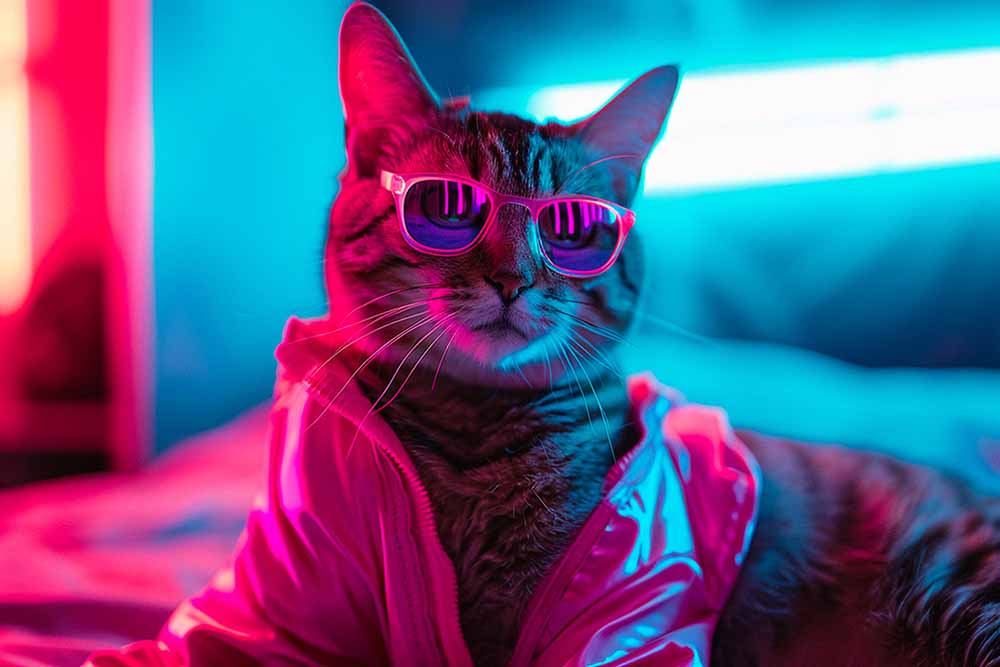
#> input picture image.jpg, 1000 x 667 px
$ python 9.2.py
#> lines starting #> are read from the running program, lines starting #| are printed output that depends on the picture
# 9.2.py
from PIL import Image

image_path = "image.jpg"
img = Image.open(image_path)
#> img is the input picture: PIL image 1000x667 RGB; mean R, G, B 96.4, 93.1, 138.5

new_size = (img.width // 3, img.height // 3)
#> new_size = (333, 222)
small_img = img.resize(new_size)
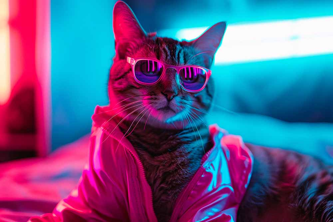
#> small_img: PIL image 333x222 RGB; mean R, G, B 96.4, 93.1, 138.5
small_img.save("small.jpg")
print("Сохранено уменьшенное изображение: small.jpg")

horizontal_flip = img.transpose(Image.FLIP_LEFT_RIGHT)
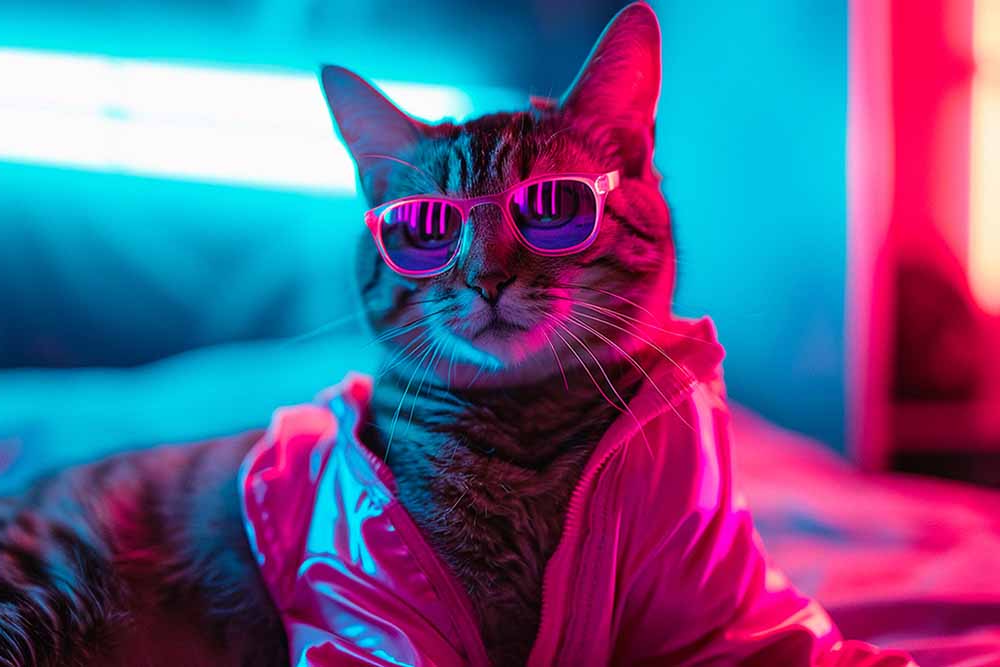
#> horizontal_flip: PIL image 1000x667 RGB; mean R, G, B 96.4, 93.1, 138.5
horizontal_flip.save("horizontal_flip.jpg")
print("Сохранено горизонтальное зеркало: horizontal_flip.jpg")

vertical_flip = img.transpose(Image.FLIP_TOP_BOTTOM)
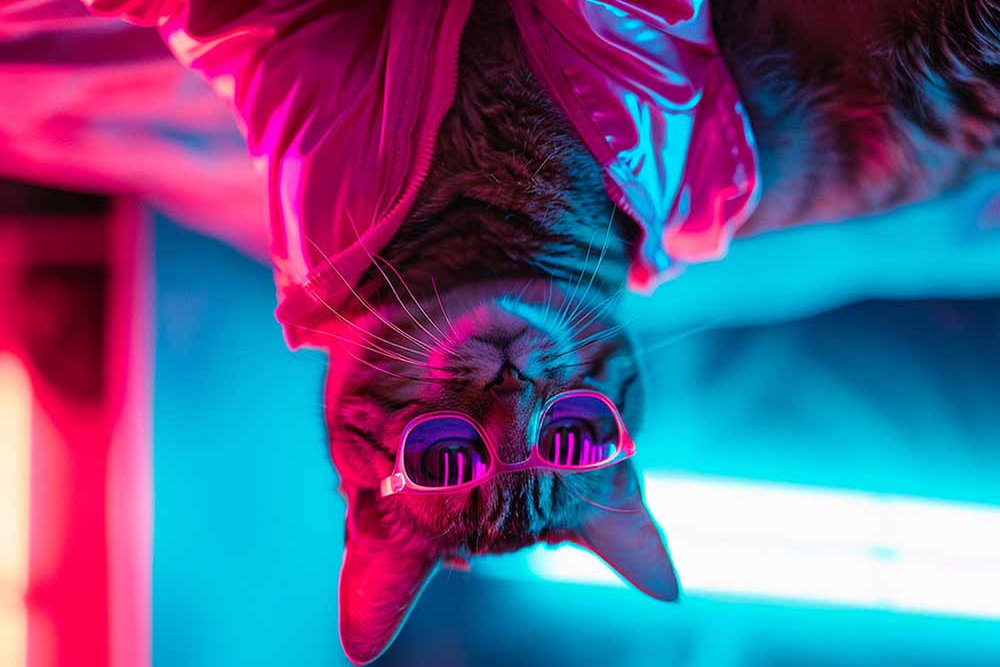
#> vertical_flip: PIL image 1000x667 RGB; mean R, G, B 96.4, 93.1, 138.5
vertical_flip.save("vertical_flip.jpg")
print("Сохранено вертикальное зеркало: vertical_flip.jpg")
